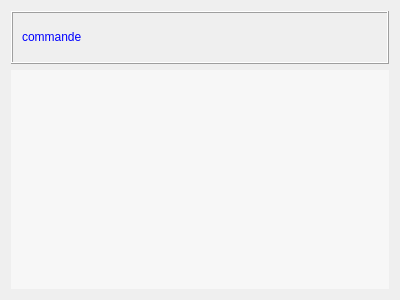
<?xml version="1.0" encoding="UTF-8"?>
<ui version="4.0">
 <class>groupeOptionnel</class>
 <widget class="QWidget" name="groupeOptionnel">
  <property name="geometry">
   <rect>
    <x>0</x>
    <y>0</y>
    <width>400</width>
    <height>300</height>
   </rect>
  </property>
  <property name="windowTitle">
   <string>Form</string>
  </property>
  <layout class="QVBoxLayout" name="verticalLayout">
   <item>
    <widget class="QFrame" name="frameLabelCommande">
     <property name="sizePolicy">
      <sizepolicy hsizetype="Expanding" vsizetype="Fixed">
       <horstretch>0</horstretch>
       <verstretch>0</verstretch>
      </sizepolicy>
     </property>
     <property name="frameShape">
      <enum>QFrame::Box</enum>
     </property>
     <property name="frameShadow">
      <enum>QFrame::Raised</enum>
     </property>
     <layout class="QHBoxLayout" name="horizontalLayout">
      <item>
       <widget class="QLabel" name="MCLabel">
        <property name="sizePolicy">
         <sizepolicy hsizetype="Preferred" vsizetype="Fixed">
          <horstretch>0</horstretch>
          <verstretch>0</verstretch>
         </sizepolicy>
        </property>
        <property name="minimumSize">
         <size>
          <width>0</width>
          <height>31</height>
         </size>
        </property>
        <property name="frameShape">
         <enum>QFrame::NoFrame</enum>
        </property>
        <property name="frameShadow">
         <enum>QFrame::Raised</enum>
        </property>
        <property name="text">
         <string>&lt;html&gt;&lt;head/&gt;&lt;body&gt;&lt;p&gt;&lt;span style=&quot; color:#0000ff;&quot;&gt;commande &lt;/span&gt;&lt;/p&gt;&lt;/body&gt;&lt;/html&gt;</string>
        </property>
       </widget>
      </item>
      <item>
       <spacer name="horizontalSpacer">
        <property name="orientation">
         <enum>Qt::Horizontal</enum>
        </property>
        <property name="sizeHint" stdset="0">
         <size>
          <width>1037</width>
          <height>20</height>
         </size>
        </property>
       </spacer>
      </item>
     </layout>
    </widget>
   </item>
   <item>
    <widget class="QScrollArea" name="scrollAreaCommandesOptionnelles">
     <property name="sizePolicy">
      <sizepolicy hsizetype="Expanding" vsizetype="Expanding">
       <horstretch>0</horstretch>
       <verstretch>0</verstretch>
      </sizepolicy>
     </property>
     <property name="styleSheet">
      <string notr="true">background : rgb(247,247,247)</string>
     </property>
     <property name="frameShape">
      <enum>QFrame::NoFrame</enum>
     </property>
     <property name="lineWidth">
      <number>0</number>
     </property>
     <property name="widgetResizable">
      <bool>true</bool>
     </property>
     <widget class="QWidget" name="MCOptionnelLW">
      <property name="geometry">
       <rect>
        <x>0</x>
        <y>0</y>
        <width>382</width>
        <height>225</height>
       </rect>
      </property>
      <property name="sizePolicy">
       <sizepolicy hsizetype="Preferred" vsizetype="Preferred">
        <horstretch>0</horstretch>
        <verstretch>0</verstretch>
       </sizepolicy>
      </property>
      <layout class="QVBoxLayout" name="MCOptionnelLayout">
       <item>
        <spacer name="verticalSpacer">
         <property name="orientation">
          <enum>Qt::Vertical</enum>
         </property>
         <property name="sizeHint" stdset="0">
          <size>
           <width>20</width>
           <height>75</height>
          </size>
         </property>
        </spacer>
       </item>
      </layout>
     </widget>
    </widget>
   </item>
  </layout>
 </widget>
 <resources/>
 <connections/>
</ui>
